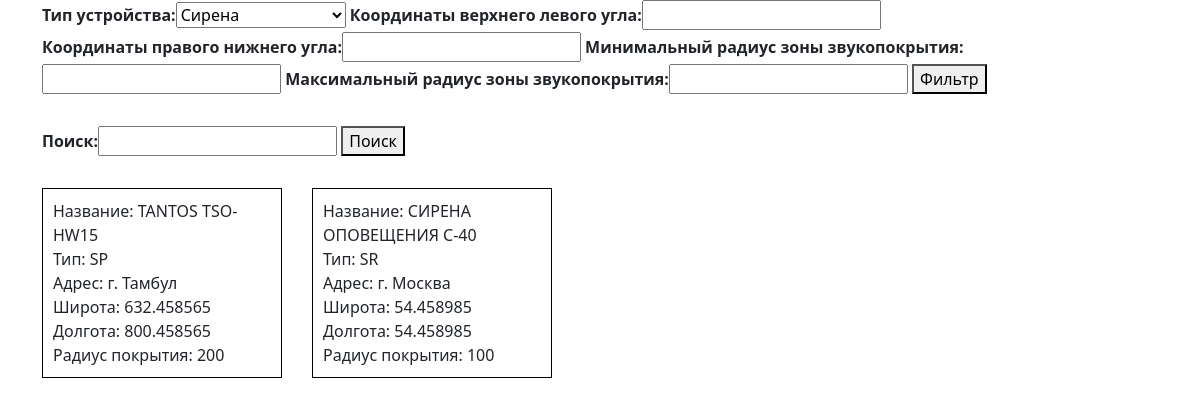
The page / on the database its author committed.
### devices/models.py (models this page shows, shortened)
class Device(models.Model):
    name = models.CharField(max_length=150, verbose_name="Название устройства")
    location_address = models.CharField(max_length=150, verbose_name="Адрес размещения")
    latitude = models.DecimalField(max_digits=15, decimal_places=6, verbose_name="Широта")
    longitude = models.DecimalField(max_digits=15, decimal_places=6, verbose_name="Долгота")
    zone_radius = models.IntegerField(null=False, verbose_name="Радиус зоны звукопокрытия")
    device_type = models.CharField(max_length=16, default=DEVICE_TYPE_CHOICE[0], choices=DEVICE_TYPE_CHOICE,
                                verbose_name="Тип устройства")
    class Meta:
        verbose_name = "Устройствa"
        verbose_name_plural = "Устройств"
        ordering = ["name"]

### devices/views.py (the view)
# urls.py: path('', List.as_view()),
class List(ListView):
    model = Device
    context_object_name = "devices"
    template_name = "inc/result.html"
    paginate_by = 2
    def get_context_data(self, **kwargs):
        context = super().get_context_data(**kwargs)
        filter_form = FilterForm
        search_form = SearchForm
        context['filter_form'] = filter_form
        context['search_form'] = search_form
        return context

### devices/templates/inc/result.html (shortened to what this page needs)
{% extends "base.html" %}
{% block content %}
<div class="container">
    <form id="filter">
        {{ filter_form }}
        <button type="submit">Фильтр</button>
    </form>
    <form id="search">
        {{ search_form }}
        <button type="submit">Поиск</button>
    </form>
    <div class="devices">
        {% for device in devices %}
        <div class="devices__item device">
            <div class="device__name">
                Название: {{ device.name }}
            </div>
            <div class="device__type">
                Тип: {{ device.device_type }}
            </div>
            <div class="device__location">
                Адрес: {{ device.location_address }}
            </div>
            <div class="device__latitude">
                Широта: {{ device.latitude }}
            </div>
            <div class="device__longitude">
                Долгота: {{ device.longitude }}
            </div>
            <div class="device__radius">
                Радиус покрытия: {{ device.zone_radius }}
            </div>
        </div>
        {% endfor %}
    </div>
</div>
{% endblock %}

### templates/base.html (shortened to what this page needs)
{% load static %}
<!doctype html>
<html lang="en">
  <head>
    <link rel="stylesheet" href="{% static 'css/main.css' %}">
    <link href="https://cdn.jsdelivr.net/npm/bootstrap@5.0.2/dist/css/bootstrap.min.css" rel="stylesheet">
  </head>
  <body>
    {% block content %} {% endblock %}
  </body>
</html>

### TestApp/static/css/main.css (style rules this page uses)
* { box-sizing: border-box; }
.container { max-width: 1440px; margin-right: auto; margin-left: auto; }
.devices { display: grid; grid-template-columns: repeat(auto-fill, 240px); grid-gap: 30px; }
.device { padding: 10px; border: 1px solid #000; }
label { display: block; margin-bottom: 5px; font-weight: bold; }
form { margin-bottom: 30px; }

### rows shown on the page
Device: name "TANTOS TSO-HW15", device_type "SP", location_address "г. Тамбул", latitude "632.458565", longitude "800.458565", zone_radius "200"
Device: name "СИРЕНА ОПОВЕЩЕНИЯ С-40", device_type "SR", location_address "г. Москва", latitude "54.458985", longitude "54.458985", zone_radius "100"
